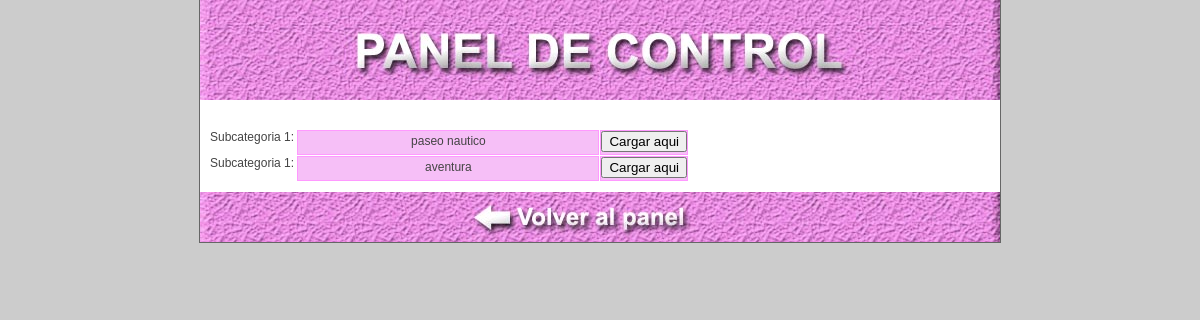
Screenshot of /utilidades/carga_articulo1.php?categoria=1 (signed in) with the database file from the repository.
### tables this page shows
CREATE TABLE IF NOT EXISTS `subcategoria_1` (
  `clave` smallint(4) unsigned NOT NULL auto_increment,
  `clave_categoria_s1` tinyint(5) unsigned default NULL,
  `nombre_sub1` char(100) default NULL,
  `foto_sub1` char(100) default NULL,
  `texto_sub1` text,
  `publica_sub1` char(3) default NULL,
  PRIMARY KEY  (`clave`),
  KEY `clave` (`clave`,`nombre_sub1`,`foto_sub1`)
);

### utilidades/carga_articulo1.php (the view, shortened to what this page needs)
<!DOCTYPE html>
<html xmlns="http://www.w3.org/1999/xhtml">
<head lang="es">
<link href="hoja.css" type="text/css" rel="stylesheet">
</head>
<body>
<div class="global" >
<div style="width:800px;height:100px;background-image:url(imagenes/encabezado.jpg);margin-bottom:20px"></div>
<div style="padding:10px">
<?php
if($_GET["categoria"]!="" && $_GET["sub1"]==""){
echo "<div style='display:block'>";
}else{
echo "<div style='display:none'>";
}
$sql = mysql_query("select * from subcategoria_1 where clave_categoria_s1='$_GET[categoria]' and publica_sub1 = 'si' ");
$cta_sql = mysql_num_rows($sql);
if($cta_sql > 0){
for($c=1;$c<=$cta_sql;$c++){
$lee_sql = mysql_fetch_assoc($sql);
echo "<div style='float:left'>";
echo "Subcategoria 1:&nbsp;";
echo "</div>";
echo "<div style='width:300px;height:23px' class='recuadro'>";
echo " ".$lee_sql["nombre_sub1"];
echo "</div>";
echo "<div class='recuadro' style='height:23px'>";
echo "<input type='button' value='Cargar aqui' onclick=location.href='carga_articulo.php?categoria=$_GET[categoria]&sub1=$lee_sql[clave]&sub2='>";
echo "</div>";
}
}else{
echo "NO EXISTE UNA SUBCATEGORIA 1 ASOCIADA A LA CATEGORIA ELEGIDA";
echo "<br><br><input type='button' value='Volver' onclick='history.go(-1)'>";
}
echo "</div>";
?>
</div>
<div style="width:800px;height:50px;background-image:url(imagenes/volver.jpg);margin-bottom:0px;cursor:pointer" onclick="location.href='panel.php'"></div>
       </div>
</body>
</html>

### utilidades/hoja.css (style rules this page uses)
body { margin-left:0px; margin-right:0px; margin-bottom:0px; margin-top:0px; background-color:#FF99FF; font-family:arial; background-color:#cccccc; font-size:12px; color:#444444; }
.global { width:800px; margin: 0px auto; background-color:#FFFFFF; border-right-width: 1px; border-bottom-width: 1px; border-left-width: 1px; border-right-style: solid; border-bottom-style: solid; border-left-style: solid; border-top-color: #666666; border-right-color: #666666; border-bottom-color: #666666; border-left-color: #666666; }
.recuadro { float:left; text-align:center; height:20px; line-height:20px; border: 1px solid #FF99FF; margin-right:1px; margin-bottom:1px; background-color:#F6BFF7 }

### rows the page displays
subcategoria_1: nombre_sub1 "paseo nautico"
subcategoria_1: nombre_sub1 "aventura"
